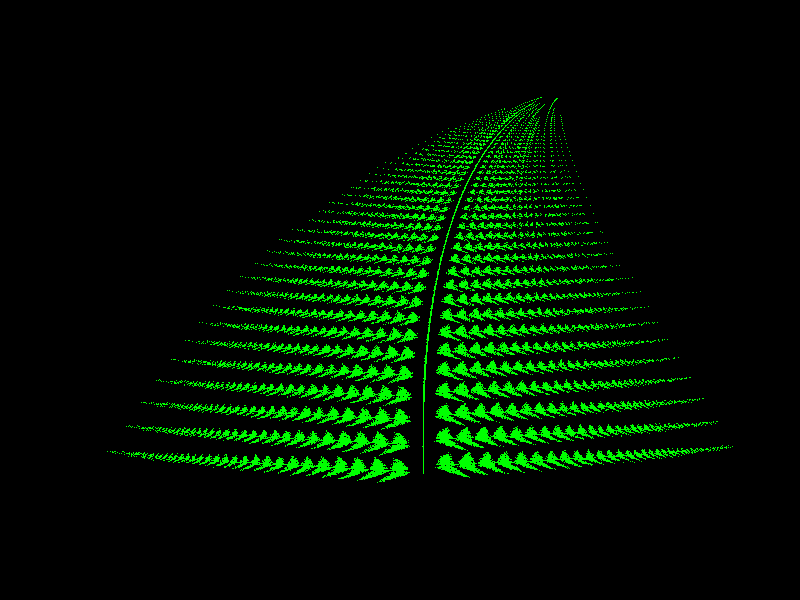

This chart was generated by the following R code:
n = 100000

x <- c(0)
y <- c(0)

i = 2

while (i <= n) {
  num <- runif(1)
  
  if(num <= 0.02){
    x[i] <- 0
    y[i] <- 0.25 * y[i-1]
  }else if(num <= 0.86){
    x[i] <- 0.95 * x[i-1] + 0.005 * y[i-1] - 0.002
    y[i] <- -0.005 * x[i-1] + 0.93 * y[i-1] + 0.5
  }else if(num <= 0.93){
    x[i] <- 0.035 * x[i-1] - 0.2 * y[i-1] - 0.09
    y[i] <- 0.16 * x[i-1] + 0.04 * y[i-1] + 0.02
  }else{
    x[i] <-  -0.04 * x[i-1]  + 0.2 * y[i-1] + 0.083
    y[i] <- 0.16 * x[i-1] + 0.04 * y[i-1] + 0.12
  }
  
  i = i + 1
}

par(bg = "black")
plot(x, y,
     col = "green", 
     pch = ".",
     axes = FALSE)
